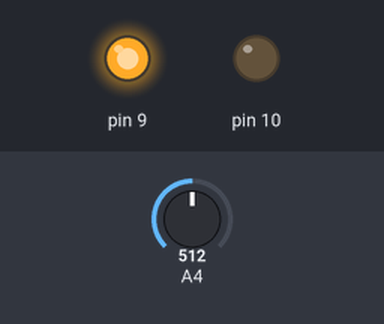
A sketch run on a simulated Arduino Uno, built with avr-gcc and run on an emulated ATmega328P. Parts: output pins drawn as LEDs (lit = HIGH). The inputs (shaded band) are chosen by the test bench; at power-on: A4 = 512.

Above: at 1.2 s.
1.3 s: A4 set to 588
2.8 s: A4 set to 615
At 3.1 s:
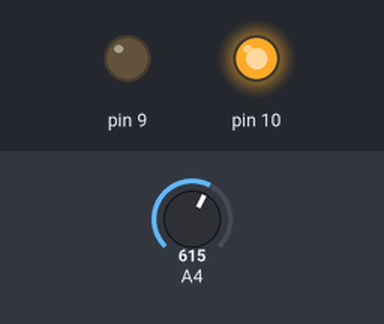
4.3 s: A4 set to 590
At 5.5 s:
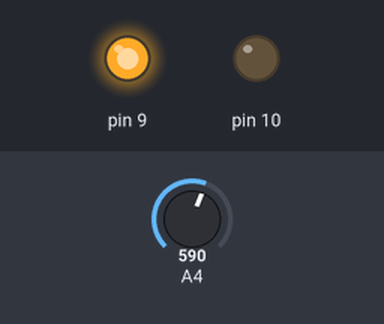
5.8 s: A4 set to 610
At 6.6 s:
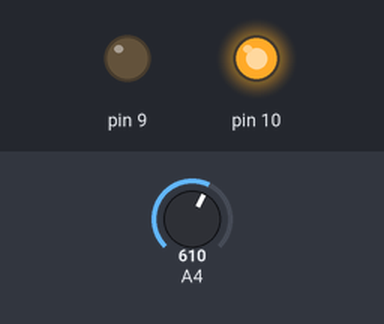
Timing chart, 0 to 8.3 s (numbered marks = the images above; inputs shaded):
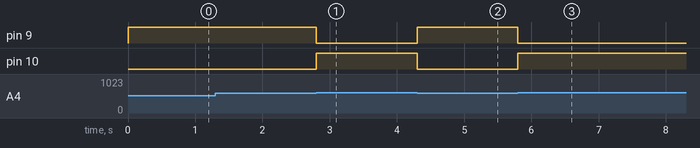

The sketch:

31.ino
```cpp
#define sviti HIGH
#define nesviti LOW

int t;
void setup(){
	Serial.begin(9600);
	pinMode(10,OUTPUT);
	pinMode(9,OUTPUT);
}
void loop(){
	t = analogRead(A4);
	if(t>600){
		digitalWrite(10,sviti);
		digitalWrite(9,nesviti);
	}
	else if(t<600){
		digitalWrite(10,nesviti);
		digitalWrite(9,sviti);
	}

}
```

Measured:
- the behaviour switches between 600 and 601 on A4 (found by bisection; images 0 and 1)
- after the input at 1.3 s, every drawn part: stays the same
- after the input at 2.8 s, pin 9: HIGH → LOW at once; pin 10: LOW → HIGH at once
- after the input at 4.3 s, pin 9: LOW → HIGH at once; pin 10: HIGH → LOW at once
- after the input at 5.8 s, pin 9: HIGH → LOW at once; pin 10: LOW → HIGH at once
